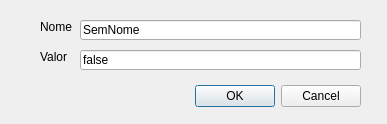
<?xml version="1.0" encoding="UTF-8"?>
<ui version="4.0">
 <class>DialogNovaVariavelAmbiente</class>
 <widget class="QDialog" name="DialogNovaVariavelAmbiente">
  <property name="geometry">
   <rect>
    <x>0</x>
    <y>0</y>
    <width>387</width>
    <height>124</height>
   </rect>
  </property>
  <property name="windowTitle">
   <string>Dialog</string>
  </property>
  <widget class="QDialogButtonBox" name="btOkCancel">
   <property name="geometry">
    <rect>
     <x>20</x>
     <y>80</y>
     <width>341</width>
     <height>32</height>
    </rect>
   </property>
   <property name="orientation">
    <enum>Qt::Horizontal</enum>
   </property>
   <property name="standardButtons">
    <set>QDialogButtonBox::Cancel|QDialogButtonBox::Ok</set>
   </property>
  </widget>
  <widget class="QLabel" name="lblNome">
   <property name="geometry">
    <rect>
     <x>40</x>
     <y>20</y>
     <width>46</width>
     <height>13</height>
    </rect>
   </property>
   <property name="text">
    <string>Nome</string>
   </property>
  </widget>
  <widget class="QLabel" name="lblValor">
   <property name="geometry">
    <rect>
     <x>40</x>
     <y>50</y>
     <width>46</width>
     <height>13</height>
    </rect>
   </property>
   <property name="text">
    <string>Valor</string>
   </property>
  </widget>
  <widget class="QLineEdit" name="leNome">
   <property name="geometry">
    <rect>
     <x>80</x>
     <y>20</y>
     <width>281</width>
     <height>20</height>
    </rect>
   </property>
   <property name="text">
    <string>SemNome</string>
   </property>
  </widget>
  <widget class="QLineEdit" name="leValor">
   <property name="geometry">
    <rect>
     <x>80</x>
     <y>50</y>
     <width>281</width>
     <height>20</height>
    </rect>
   </property>
   <property name="text">
    <string>false</string>
   </property>
  </widget>
 </widget>
 <resources/>
 <connections>
  <connection>
   <sender>btOkCancel</sender>
   <signal>accepted()</signal>
   <receiver>DialogNovaVariavelAmbiente</receiver>
   <slot>accept()</slot>
   <hints>
    <hint type="sourcelabel">
     <x>248</x>
     <y>254</y>
    </hint>
    <hint type="destinationlabel">
     <x>157</x>
     <y>274</y>
    </hint>
   </hints>
  </connection>
  <connection>
   <sender>btOkCancel</sender>
   <signal>rejected()</signal>
   <receiver>DialogNovaVariavelAmbiente</receiver>
   <slot>reject()</slot>
   <hints>
    <hint type="sourcelabel">
     <x>316</x>
     <y>260</y>
    </hint>
    <hint type="destinationlabel">
     <x>286</x>
     <y>274</y>
    </hint>
   </hints>
  </connection>
 </connections>
</ui>
